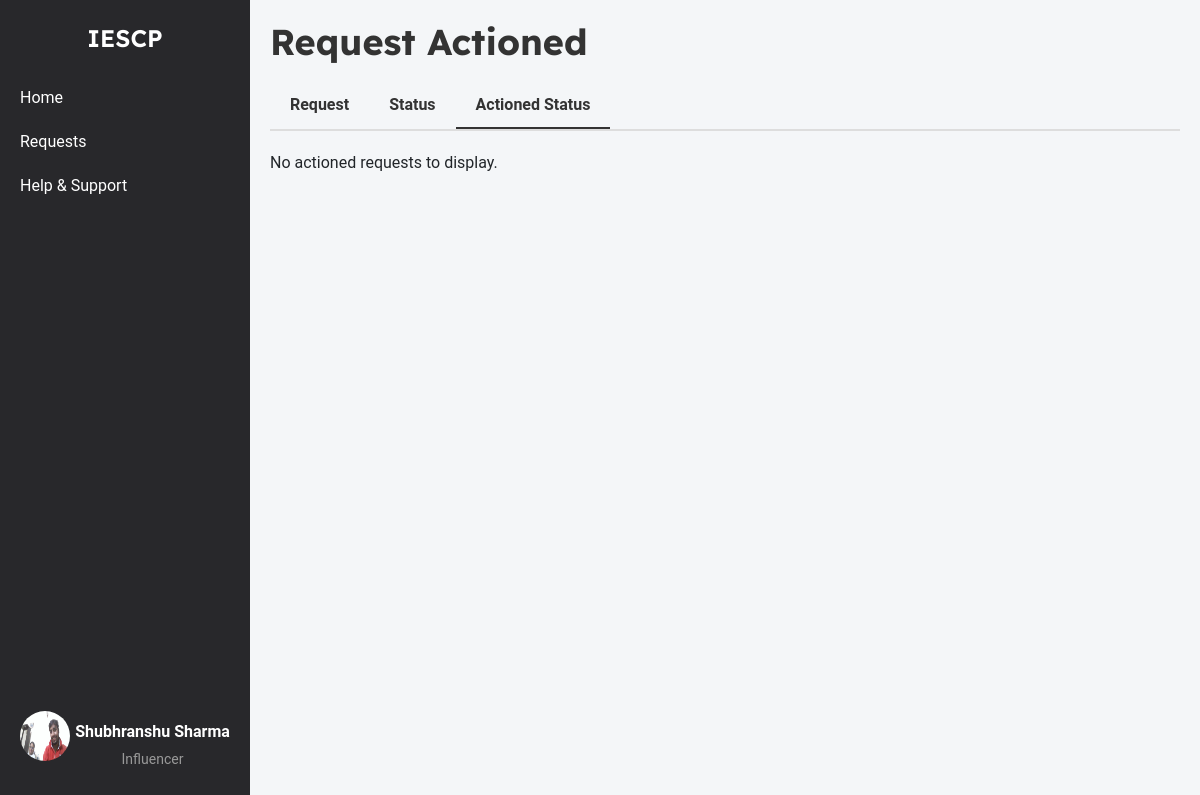
The app's page /influencer/request_actioned (signed in), older data.
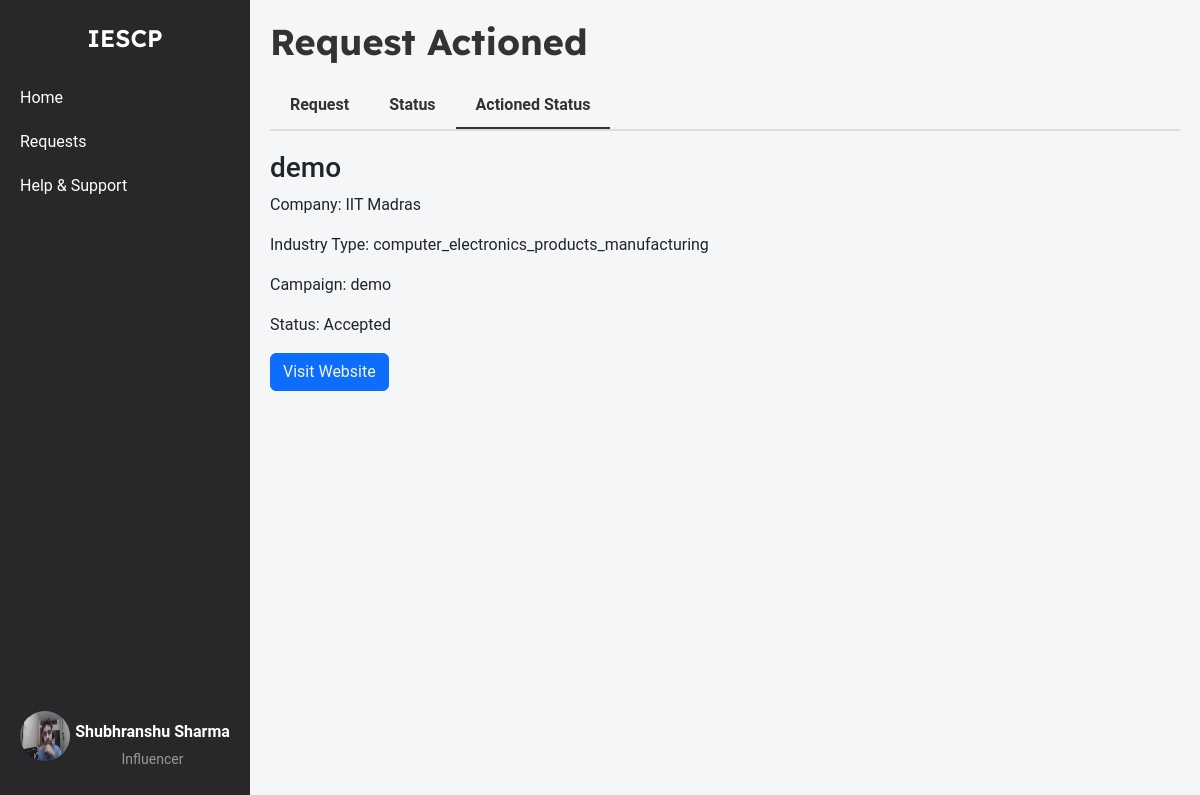
The same page, newer data.
### models.py (models this page shows, shortened)
class Influencer(db.Model):
    __tablename__ = 'influencers'
    id = db.Column(db.Integer, primary_key=True)
    name = db.Column(db.String(255), nullable=False)
    username = db.Column(db.String(255), unique=True, nullable=False)
    email = db.Column(db.String(255), unique=True, nullable=False)
    password_hash = db.Column(db.String(255), nullable=False)
    category = db.Column(db.String(255), nullable=False)
    interest = db.Column(db.String(255), nullable=False)
    reach = db.Column(db.Integer, nullable=False)
    social_media_links = db.Column(db.String(255), nullable=False)
    bio = db.Column(db.String(255), nullable=False)
    profile_picture = db.Column(db.String(255), nullable=False)
    campaigns = db.relationship('Campaign', secondary=influencer_campaign_association, back_populates='influencers')

class AdRequest(db.Model):
    __tablename__ = 'ad_requests'  # Add the table name to ensure it's set
    id = db.Column(db.Integer, primary_key=True)
    influencer_id = db.Column(db.Integer, db.ForeignKey('influencers.id'), nullable=False)
    campaign_id = db.Column(db.Integer, db.ForeignKey('campaign.id'), nullable=False)
    company_id = db.Column(db.Integer, db.ForeignKey('company.id'), nullable=False)
    requested_at = db.Column(db.DateTime, default=datetime.utcnow)
    status = db.Column(db.String(50), nullable=False)
    influencer = db.relationship('Influencer', backref='ad_requests')
    campaign = db.relationship('Campaign', backref='ad_requests')
    company = db.relationship('Company', backref='ad_requests')

class Campaign(db.Model):
    __tablename__ = 'campaign'
    id = db.Column(db.Integer, primary_key=True)
    title = db.Column(db.String(200), nullable=False)
    description = db.Column(db.Text, nullable=False)
    budget = db.Column(db.Float, nullable=False)
    start_date = db.Column(db.Date, nullable=False)
    end_date = db.Column(db.Date, nullable=False)
    company_id = db.Column(db.Integer, db.ForeignKey('company.id'), nullable=False)
    status = db.Column(db.String(50), nullable=False, default='pending')
    category = db.Column(db.String(255), nullable=False)
    created_at = db.Column(db.DateTime, nullable=False, default=datetime.utcnow)
    visibility = db.Column(db.String(50), nullable=False, default='public')
    influencers = db.relationship('Influencer', secondary=influencer_campaign_association, back_populates='campaigns')

class Company(db.Model):
    __tablename__ = 'company'
    id = db.Column(db.Integer, primary_key=True)
    company_name = db.Column(db.String(100), nullable=False)
    username = db.Column(db.String(50), unique=True, nullable=False)
    email = db.Column(db.String(120), unique=True, nullable=False)
    password_hash = db.Column(db.String(128), nullable=False)
    phone_number = db.Column(db.String(20), nullable=False)
    address = db.Column(db.String(200), nullable=False)
    industry = db.Column(db.String(100), nullable=False)
    other_industry = db.Column(db.String(100), nullable=True)
    website = db.Column(db.String(200), nullable=False)
    description = db.Column(db.Text, nullable=False)
    social_media_link = db.Column(db.String(200), nullable=False)
    logo = db.Column(db.String(200), nullable=False)
    campaigns = db.relationship('Campaign', backref='company', lazy=True)

### influencer_routes.py (the view)
@app.route('/influencer/request_actioned')
@influencer_auth_required
def influencer_request_actioned():
    user = Influencer.query.get(session['influencer_id'])
    actioned_requests = db.session.query(AdRequest).filter(
        AdRequest.influencer_id == user.id,
        AdRequest.status.in_(['accepted', 'rejected'])
    ).all()
    return render_template('influencer_request_actioned.html', user=user, actioned_requests=actioned_requests)

### influencer_routes.py (called while the page is built)
def influencer_auth_required(func):
    @wraps(func)
    def func2(*args, **kwargs):
        if 'influencer_id' in session:
            return func(*args, **kwargs)
        else:
            flash("Please login first")
            return redirect(url_for('influencer_login'))
    return func2

### templates/influencer_request_actioned.html (shortened to what this page needs)
{% extends 'layout.html' %}
{% block content %}
    <div class="container-box">
        <div class="sidebar">
            <div class="logo">IESCP</div>
            <ul>
                <li><a href="{{ url_for('influencer_home') }}">Home</a></li>
                <li><a href="{{ url_for('influencer_requests') }}">Requests</a></li>
                <li><a href="#">Help & Support</a></li>
            </ul>
            <div class="profile">
                <a href="{{ url_for('influencer_dashboard') }}">
                    <img src="{{ url_for('static', filename='profile_upload/influencer/' + user.username + '/' + user.profile_picture) }}" alt="Profile Picture">
                    <div class="profile-name-category">
                        <span class="name">{{ user.name }}</span>
                        <span class="category">Influencer</span>
                    </div>
                </a>
            </div>
        </div>
        <div class="main-content">
            <h1>Request Actioned</h1>
            <div class="tabs">
                <a href="{{ url_for('influencer_requests') }}" class="tab">Request</a>
                <a href="{{url_for('request_status')}}" class="tab">Status</a>
                <a href="{{url_for('influencer_request_actioned')}}" class="tab active">Actioned Status</a>
            </div>
            <div id="tab-content">
                <div id="actioned-tab-content">
                    <div class="request-list">
                        {% if actioned_requests %}
                            {% for request in actioned_requests %}
                                <div class="request-item">
                                    <h3>{{ request.campaign.title }}</h3>
                                    <p>Company: {{ request.company.company_name }}</p>
                                    <p>Industry Type: {{ request.company.industry }}</p>
                                    <p>Campaign: {{ request.campaign.title }}</p>
                                    <p>Status:
                                        {% if request.status == 'accepted' %}
                                            <span class="status-accepted">Accepted</span>
                                        {% elif request.status == 'rejected' %}
                                            <span class="status-rejected">Rejected</span>
                                        {% endif %}
                                    </p>
                                    <button class="btn btn-primary"><a href="{{ request.company.website }}" target="_blank">Visit Website</a></button>
                                </div>
                            {% endfor %}
                        {% else %}
                            <p>No actioned requests to display.</p>
                        {% endif %}
                    </div>
                </div>
            </div>
        </div>
    </div>
{% endblock %}

Row changes from the older to the newer data that the page shows:
changed Influencer "Shubhranshu Sharma": username+profile_picture: a different picture
added AdRequest: campaign "demo", company.company_name "IIT Madras", company.industry "computer_electronics_products_manufacturing", status "Accepted"
Text that changed along with them:
text no longer shown: "No actioned requests to display."
